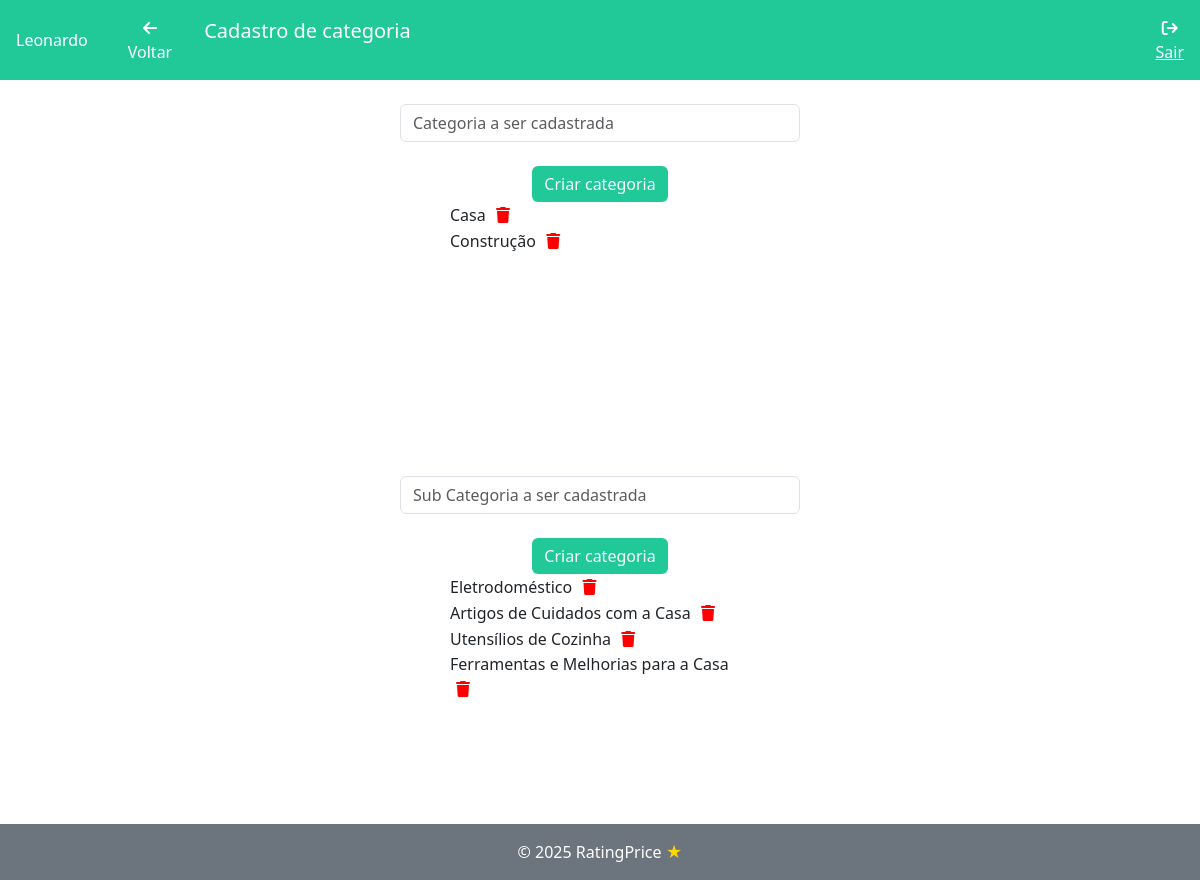
Screenshot of /config/ (signed in) with the database file from the repository.
### ratingpricesite/models.py (models this page shows, shortened)
class CategoriaProduct(models.Model):
    categoria = models.CharField(max_length=200)
    created_at = models.DateTimeField(default=timezone.now)

class SubCategoriaProduct(models.Model):
    subcategoria = models.CharField(max_length=200)
    created_at = models.DateTimeField(default=timezone.now)

### ratingpricesite/views.py (the view)
# urls.py: path("config/", views.config, name="config"),
@never_cache
def config(request):
    if "id" not in request.session:
        return redirect("admin_site")  # Redireciona para login se não estiver logado
    nome = request.session.get("nome")
    id = request.session.get("id")
    categorias = CategoriaProduct.objects.filter()
    subcategorias = SubCategoriaProduct.objects.filter()
    return render(
        request, "config.html", {"nome": nome, "id": id, "categorias": categorias ,"subcategorias": subcategorias}
    )

### ratingpricesite/templates/config.html (shortened to what this page needs)
{% load static %}
<!DOCTYPE html>
<html lang="en">
  <head>
    <link
      rel="stylesheet"
      href="https://cdnjs.cloudflare.com/ajax/libs/font-awesome/6.5.0/css/all.min.css"
    />
    <link
      rel="stylesheet"
      href="https://cdn.jsdelivr.net/npm/bootstrap@5.3.6/dist/css/bootstrap.min.css"
    />
    <link
      rel="stylesheet"
      href="{% static 'ratingpricesite/css/index.css' %}"
    />
  </head>
  <body>
    <div class="d-flex flex-column min-vh-100">
    <div
      class="navbar navbar-expand-md px-3 d-flex justify-content-between align-items-center"
      style="background: var(--bs-teal); color: white"
    >
      <div class="d-flex align-items-center gap-4">
        <span class="user-data"> {{ nome }}  </span>
        <ul class="list-group list-group-horizontal submenu mb-0">
          <li class="list-group-item">
            <a
              href="{% url 'dashboard' %}"
              style="color: #fff; text-align: center"
            >
              <i class="fa fa-arrow-left" aria-hidden="true"></i><br />Voltar
            </a>
          </li>
          <li class="list-group-item">
            <p style="color: #fff; text-align: center; font-size: 20px">
              Cadastro de categoria
            </p>
          </li>
        </ul>
      </div>
      <div>
        <a
          href="{% url 'logout' %}"
          class="exit"
          style="color: #fff; text-align: center"
        >
          <i class="fa fa-sign-out" aria-hidden="true"></i><br />Sair
        </a>
      </div>
    </div>
       <div class="d-flex flex-column min-vh-100">
   <main class="flex-grow-1 d-flex flex-column align-items-center justify-content-start pt-4">
  <form method="POST" action="/cadacateg/">
<input type="text" placeholder="Categoria a ser cadastrada" name="categoria"  class="form-control categoria "><br>
<center><input type="submit" value="Criar categoria" class="btn btn-none lgbt"></center>
  </form>
<div style="overflow-y:scroll; height:220px;margin-bottom:30px;">
{% for ctg in categorias  %}
<form method="POST" action="/delcatg/" style="width:300px">
{{ ctg.categoria}}               <button type="submit" style="background:none; color:red; border:none;">
  <i class="fa-solid fa-trash"></i>
</button>
</form>
{% endfor %}
</div>
<br>
 <form method="POST" action="/scadacateg/">
<input type="text" placeholder="Sub Categoria a ser cadastrada" name="scategoria"  class="form-control categoria "><br>
<center><input type="submit" value="Criar categoria" class="btn btn-none lgbt"></center>
  </form>
<div style="overflow-y:scroll; height:220px;margin-bottom:30px;">
{% for sctg in subcategorias %}
<form method="POST" action="/sdelcatg/" style="width:300px">
   {{ sctg.subcategoria }}
   <button type="submit" style="background:none; color:red; border:none;">
     <i class="fa-solid fa-trash"></i>
   </button>
</form>
{% endfor %}
</div>
</main>
      <footer class="foot bg-secondary text-white text-center p-3">
      © 2025 RatingPrice <strong style="font-size: 16px; color: gold;">&#9733;</strong>
    </footer>
</div>
  </body>
</html>

### static/ratingpricesite/css/index.css (style rules this page uses)
html, body { height: 100%; margin: 0; display: flex; flex-direction: column; overflow-x: hidden; overflow-y: scroll; }
.foot { height: 60px; width: 100%; }
.mail, .senha ,.categoria { width: 400px !important; }
.lgbt { background: var(--bs-teal) !important; color: var(--bs-light) !important; border: none !important; box-shadow: none !important; outline: none !important; transition: none !important; cursor: pointer !important; }
.submenu, .list-group-item { text-align: center; background: none; border: none; }
.submenu, .list-group-item a { text-decoration: none; }
.exit { display: inline-block; text-align: center; white-space: nowrap; }

### rows the page displays
CategoriaProduct: categoria "Casa"
CategoriaProduct: categoria "Construção"
SubCategoriaProduct: subcategoria "Eletrodoméstico"
SubCategoriaProduct: subcategoria "Artigos de Cuidados com a Casa"
SubCategoriaProduct: subcategoria "Utensílios de Cozinha"
SubCategoriaProduct: subcategoria "Ferramentas e Melhorias para a Casa"

### other values shown
{{ nome }} "Leonardo"
